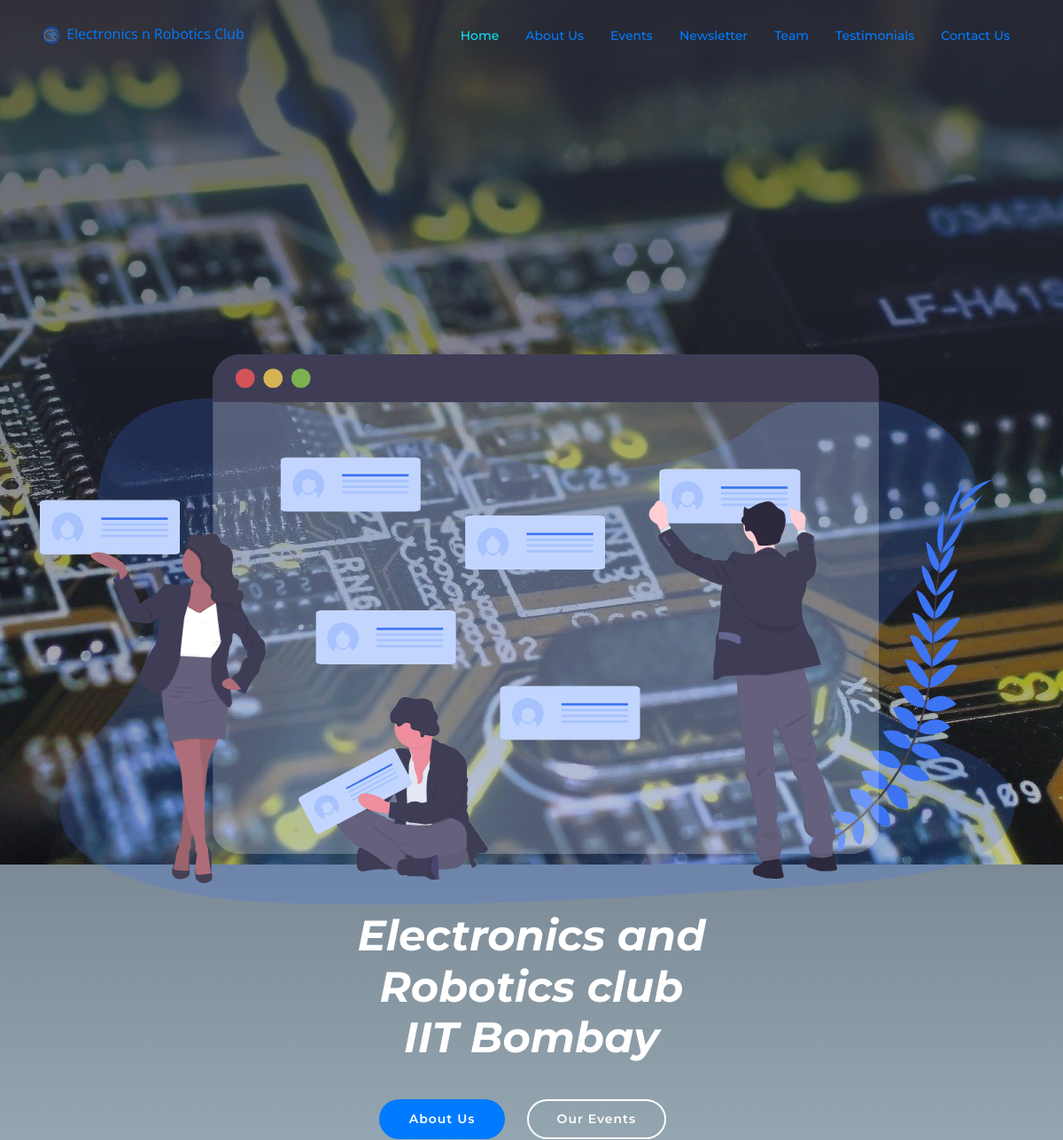
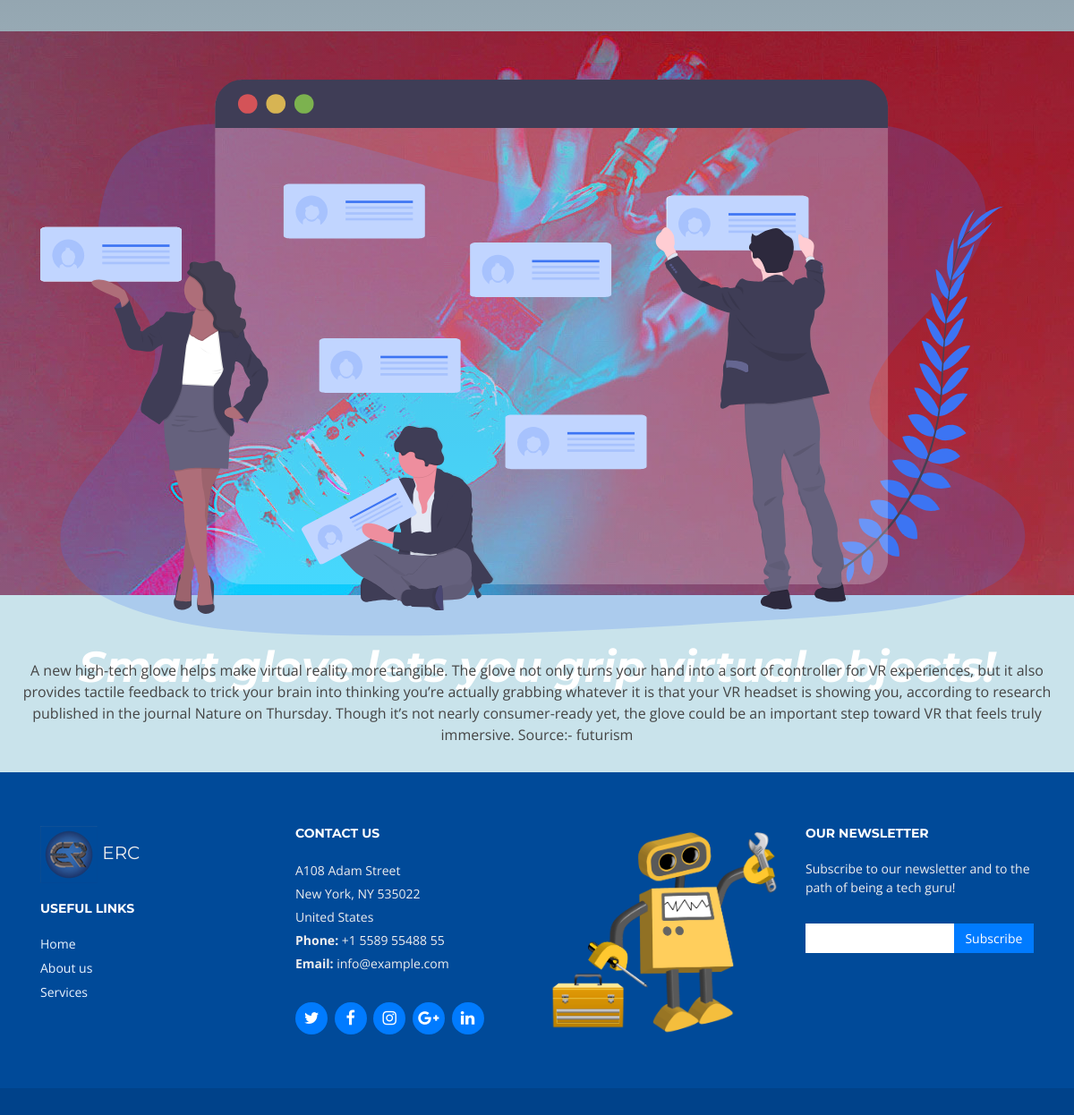
/erc/newsletter/3/, run on the app's committed database (2 pictures, top to bottom).
### erc/models.py (models this page shows)
class Newsletter(models.Model):
	title=models.CharField(max_length=100)
	image=models.ImageField(upload_to='media/newsletter')
	content=models.TextField(blank=True)

### erc/views.py (the view)
# urls.py: path('newsletter/<int:Newsletter_id>/', newsletter_detail, name='newsletter_detail'),
def newsletter_detail(request,Newsletter_id):
	try:
		newsletter=Newsletter.objects.get(pk=Newsletter_id)
	except Newsletter.DoesNotExist:
		raise Http404("Newsletter Does Not Exist")
	return render(request,'erc/newsletter_detail.html',{'newsletter':newsletter})

### erc/templates/erc/newsletter_detail.html (shortened to what this page needs)
{% extends 'erc/base_events_news.html' %}
{% block body %}
  <section id="intros" class="clearfix">
    <div class="container">
      <div class="intros-img">
        <img src="img/intro-img.svg" alt="" class="img-fluid">
      </div>
      <div class="intros-info">
        <h2 style="font-style: italic; font-weight: bold;">{{newsletter.title}}</h2>
      </div>
    </div>
  </section>
 <br>
 <br>
 <br>
 <div align="center"><p>{{newsletter.content}}</p></div>
{% endblock %}

### erc/static/erc/css/style.css (style rules this page uses)
body { background: rgba(149,200,216,0.5); color: #444; font-family: "Open Sans", sans-serif; }
p { padding: 0; margin: 0 0 30px 0; }
h1, h2, h3, h4, h5, h6 { font-family: "Montserrat", R; font-weight: 400; margin: 0 0 20px 0; padding: 0; }

### data on the page
Newsletter: title "Smart glove lets you grip virtual objects!", content "A new high-tech glove helps make virtual reality more tangible. The glove not only turns your hand into a sort of controller for VR experiences, but it also provides tactile feedback to trick your brain into thinking you’re actually grabbing whatever it is that your VR headset is showing you, according to research published in the journal Nature on Thursday. Though it’s not nearly consumer-ready yet, the glove could be an important step toward VR that feels truly immersive. Source:- futurism"
